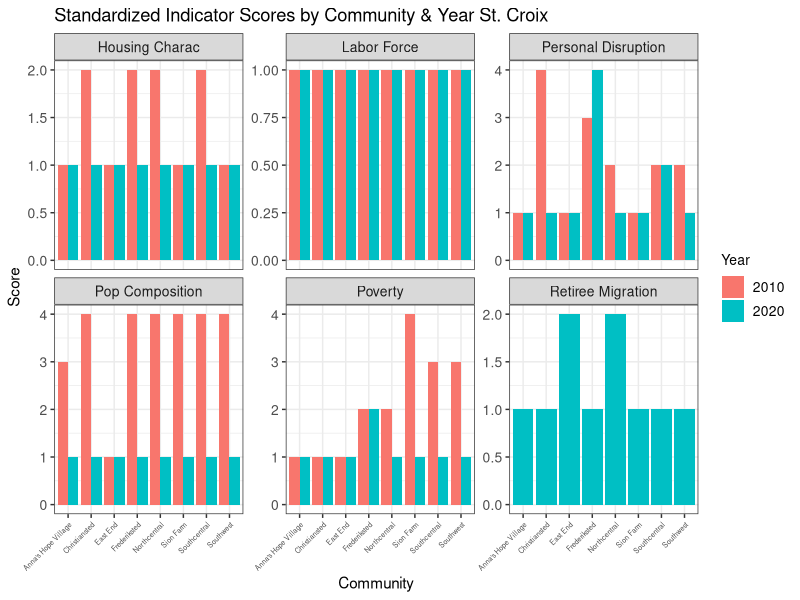
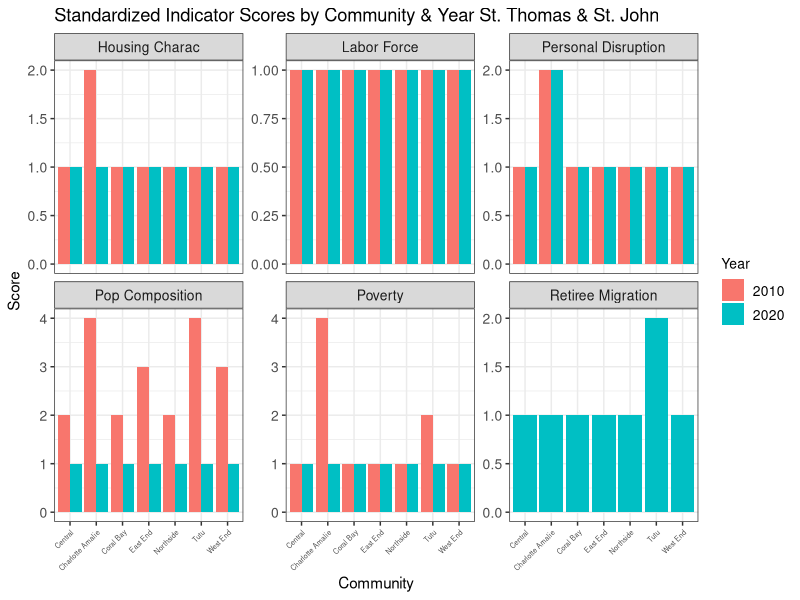
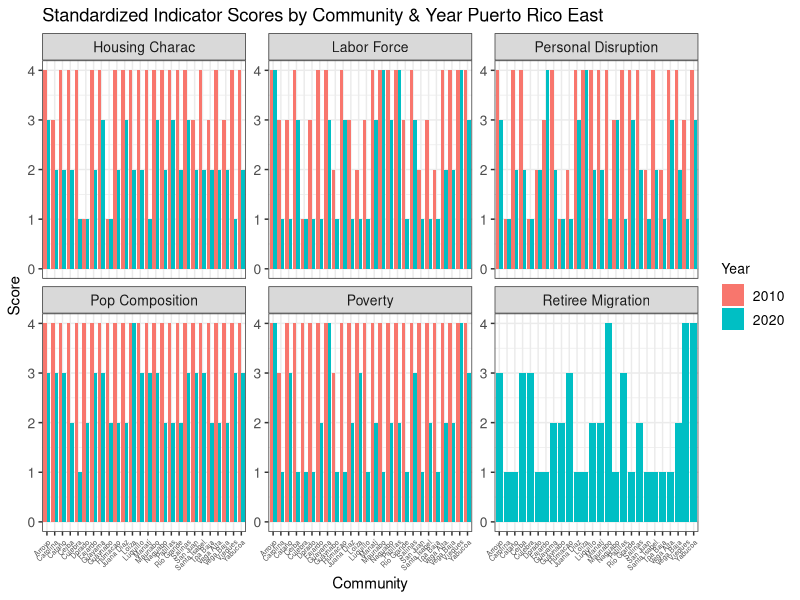
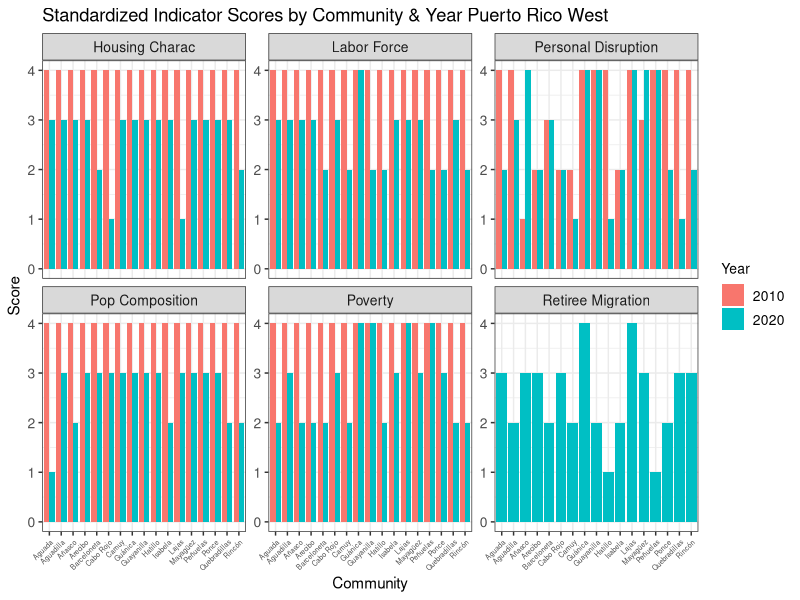
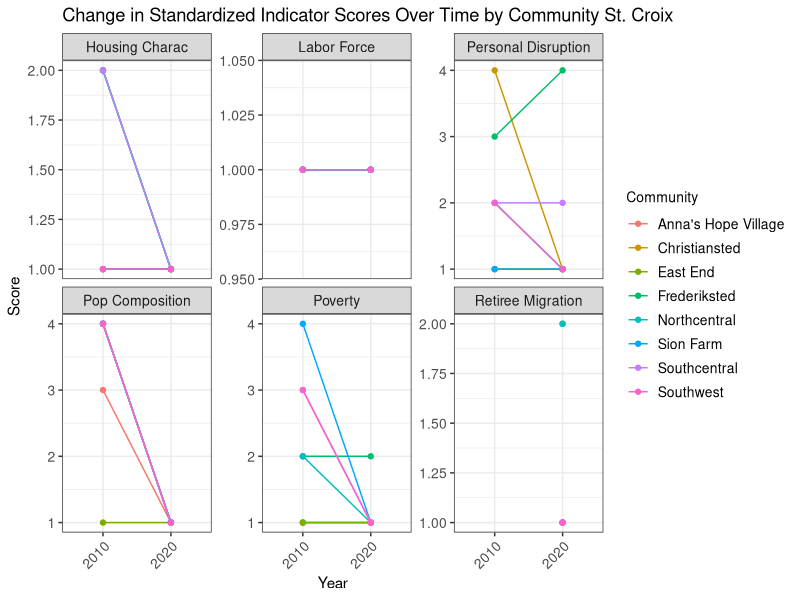
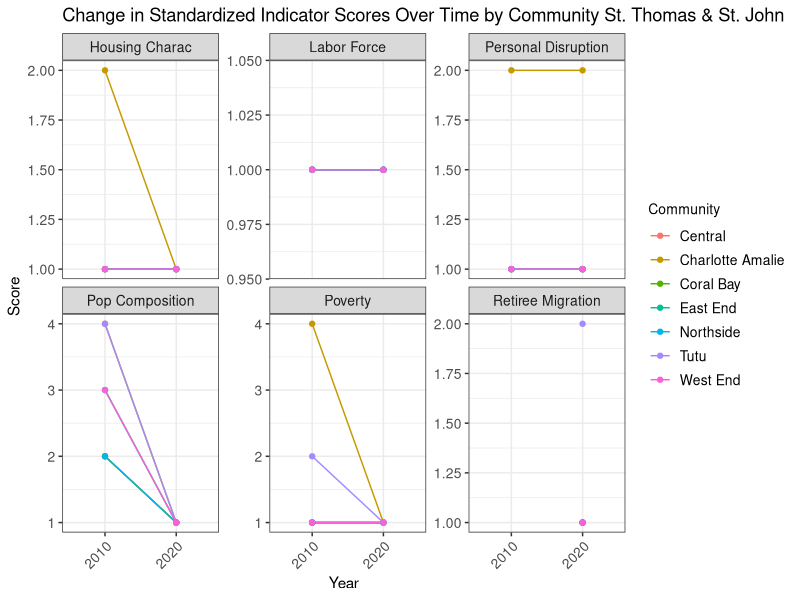
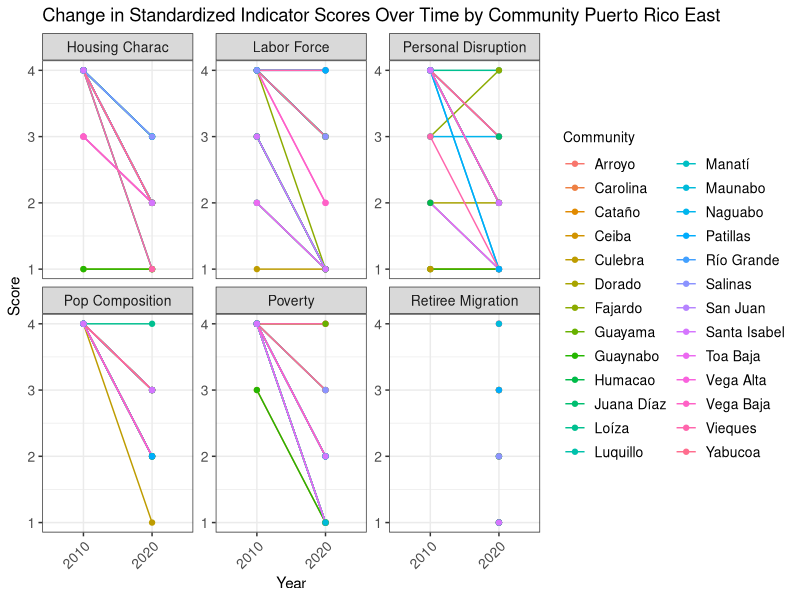
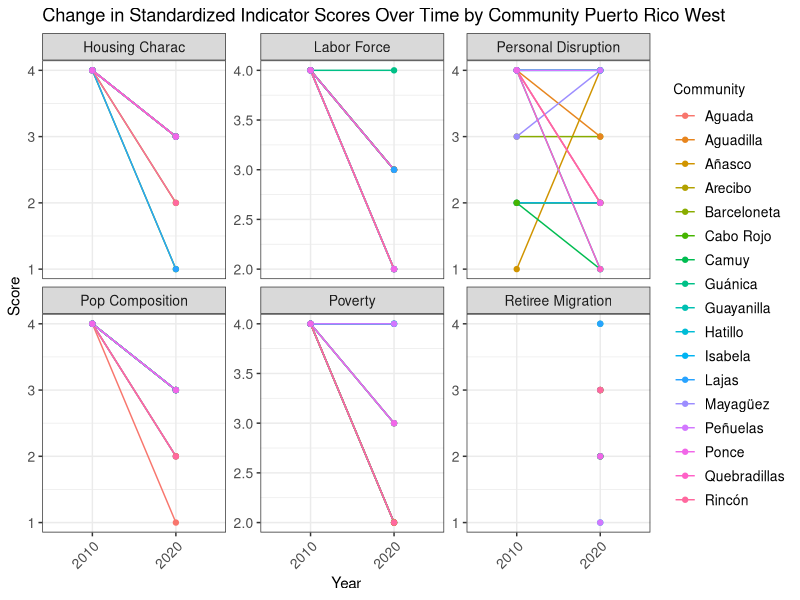

R code for these plots, in order:
# Code to plot social vulnerability data for PR and USVI. Eventually, the data will be added to NOAA's social vulnerability indicators tool (https://www.st.nmfs.noaa.gov/data-and-tools/social-indicators/). But for now, we are using data emailed by Tarsila Seara on 4/10/24. 

# Last updated 6/14/2024 by Carissa Gervasi

# For the commercial fishing engagement and reliance indicators we are using maps that were previously generated. 

# The remaining indicators that will be plotted here are the environmental justice, economic, and gentrification pressure indicators.

# Load the data

library(readr)
CSVI_2010 = read_csv("indicator_data/CaribCSVI_2010.csv", locale = locale(encoding = "UTF-8"))
CSVI_2020 = read_csv("indicator_data/CaribCSVI_2020.csv", locale = locale(encoding = "UTF-8"))


library(ggplot2)
library(dplyr)
library(tidyr)

CSVI_2010$Year <- 2010
CSVI_2020$Year <- 2020


# Combine both dataframes
df_combined <- bind_rows(CSVI_2010, CSVI_2020)

#remove columns for raw data
df_combined = df_combined[,-c(2:7)]


# Convert to long format for ggplot
df_long <- df_combined %>%
  pivot_longer(cols = ends_with("Cat"),
               names_to = "Indicator",
               values_to = "Score")

# Remove rows with NA values
df_long <- na.omit(df_long)

df_long$Community = as.character(df_long$Community)
df_long$Region = as.character(df_long$Region)
df_long$Year = as.factor(df_long$Year)
df_long$Indicator = as.character(df_long$Indicator)
df_long$Score = as.integer(df_long$Score)



# Rename and combine regions
df_long <- df_long %>%
  mutate(Region = recode(Region,
                         'STT' = 'St. Thomas & St. John',
                         'STJ' = 'St. Thomas & St. John',
                         'STX' = 'St. Croix',
                         'W' = 'Puerto Rico West',
                         'E' = 'Puerto Rico East'))

# Verify the changes
unique(df_long$Region)


# Rename indicators
df_long <- df_long %>%
  mutate(Indicator = recode(Indicator,
                         'PerDisCat' = 'Personal Disruption',
                         'PopComCat' = 'Pop Composition',
                         'PovertyCat' = 'Poverty',
                         'LabFrc_revCat' = 'Labor Force',
                         'HsChr_rev_Cat' = 'Housing Charac',
                         'RetMigCat' = 'Retiree Migration'))

unique(df_long$Indicator)


# Create Faceted Bar Plots for each region
regions <- unique(df_long$Region)

for (region in regions) {
  p <- ggplot(df_long %>% filter(Region == region), aes(x = Community, y = Score, fill = as.factor(Year))) +
    geom_bar(stat = "identity", position = "dodge") +
    facet_wrap(~ Indicator, scales = "free_y") +
    theme_bw() +
    theme(axis.text.x = element_text(angle = 45, hjust = 1, size = 5),
          axis.text.y = element_text(size = 10),
          strip.text = element_text(size = 10),
          legend.title = element_text(size = 10),
          legend.text = element_text(size = 10)) +
    labs(title = paste("Standardized Indicator Scores by Community & Year", region),
         x = "Community",
         y = "Score",
         fill = "Year")
  
  ggsave(paste0("indicator_plots/CSVI_plots/Faceted_Bar_Plot_", region, ".png"), plot = p, width = 12, height = 8)
}



# Create Line Plots for each region
for (region in regions) {
  p <- ggplot(df_long %>% filter(Region == region), aes(x = Year, y = Score, color = Community, group = Community)) +
    geom_line() +
    geom_point() +
    facet_wrap(~ Indicator, scales = "free_y") +
    theme_bw() +
    theme(axis.text.x = element_text(angle = 45, hjust = 1, size = 10),
          axis.text.y = element_text(size = 10),
          strip.text = element_text(size = 10),
          legend.title = element_text(size = 10),
          legend.text = element_text(size = 10)) +
    labs(title = paste("Change in Standardized Indicator Scores Over Time by Community", region),
         x = "Year",
         y = "Score",
         color = "Community")
  
  ggsave(paste0("indicator_plots/CSVI_plots/Line_Plot_", region, ".png"), plot = p, width = 12, height = 8)
}




# Create Heatmaps for each region
for (region in regions) {
  p <- ggplot(df_long %>% filter(Region == region), aes(x = as.factor(Year), y = Community, fill = Score)) +
    geom_tile() +
    facet_wrap(~ Indicator, scales = "free_y") +
    scale_fill_gradient(low = "blue", high = "red") +
    theme_minimal() +
    theme(panel.background = element_rect(fill = "white", color = NA),
          plot.background = element_rect(fill = "white", color = NA),
          axis.text.x = element_text(angle = 45, hjust = 1, size = 10),
          axis.text.y = element_text(size = 10),
          strip.text = element_text(size = 10),
          legend.title = element_text(size = 10),
          legend.text = element_text(size = 10)) +
    labs(title = paste("Heatmap of Standardized Indicator Scores by Community and Year", region),
         x = "Year",
         y = "Community",
         fill = "Score")
  
  ggsave(paste0("indicator_plots/CSVI_plots/Heatmap_", region, ".png"), plot = p, width = 12, height = 8, bg = "white")
}






# Create Box Plots for each region
for (region in regions) {
  p <- ggplot(df_long %>% filter(Region == region), aes(x = as.factor(Year), y = Score, fill = as.factor(Year))) +
    geom_boxplot() +
    facet_wrap(~ Indicator, scales = "free_y") +
    theme_bw() +
    theme(axis.text.x = element_text(angle = 45, hjust = 1, size = 10),
          axis.text.y = element_text(size = 10),
          strip.text = element_text(size = 10),
          legend.title = element_text(size = 10),
          legend.text = element_text(size = 10)) +
    labs(title = paste("Distribution of Standardized Indicator Scores by Year", region),
         x = "Year",
         y = "Score",
         fill = "Year")
  
  ggsave(paste0("indicator_plots/CSVI_plots/Box_Plot_", region, ".png"), plot = p, width = 12, height = 8)
}


